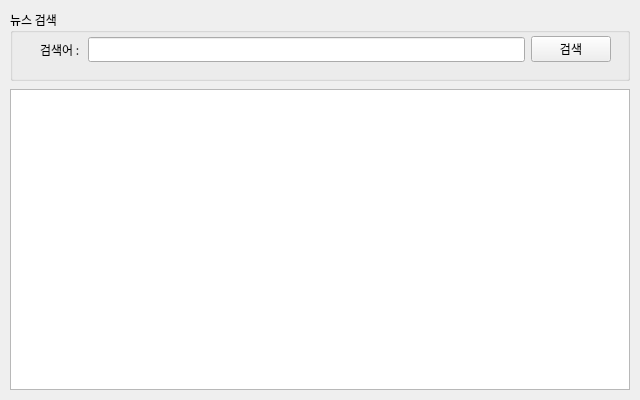
<?xml version="1.0" encoding="UTF-8"?>
<ui version="4.0">
 <class>FrmMain</class>
 <widget class="QWidget" name="FrmMain">
  <property name="windowModality">
   <enum>Qt::NonModal</enum>
  </property>
  <property name="enabled">
   <bool>true</bool>
  </property>
  <property name="geometry">
   <rect>
    <x>0</x>
    <y>0</y>
    <width>640</width>
    <height>400</height>
   </rect>
  </property>
  <property name="sizePolicy">
   <sizepolicy hsizetype="Fixed" vsizetype="Fixed">
    <horstretch>0</horstretch>
    <verstretch>0</verstretch>
   </sizepolicy>
  </property>
  <property name="minimumSize">
   <size>
    <width>640</width>
    <height>400</height>
   </size>
  </property>
  <property name="maximumSize">
   <size>
    <width>640</width>
    <height>400</height>
   </size>
  </property>
  <property name="font">
   <font>
    <family>나눔고딕</family>
   </font>
  </property>
  <property name="windowTitle">
   <string>네이버API 뉴스검색앱</string>
  </property>
  <widget class="QWidget" name="verticalLayoutWidget">
   <property name="geometry">
    <rect>
     <x>10</x>
     <y>10</y>
     <width>620</width>
     <height>71</height>
    </rect>
   </property>
   <layout class="QVBoxLayout" name="searchLayout">
    <item>
     <widget class="QGroupBox" name="groupBox">
      <property name="title">
       <string>뉴스 검색</string>
      </property>
      <widget class="QWidget" name="">
       <property name="geometry">
        <rect>
         <x>30</x>
         <y>24</y>
         <width>571</width>
         <height>31</height>
        </rect>
       </property>
       <layout class="QHBoxLayout" name="horizontalLayout">
        <item>
         <widget class="QLabel" name="label">
          <property name="text">
           <string>검색어 : </string>
          </property>
         </widget>
        </item>
        <item>
         <widget class="QLineEdit" name="txtSearch"/>
        </item>
        <item>
         <widget class="QPushButton" name="btnSearch">
          <property name="text">
           <string>검색</string>
          </property>
         </widget>
        </item>
       </layout>
      </widget>
     </widget>
    </item>
   </layout>
  </widget>
  <widget class="QWidget" name="verticalLayoutWidget_2">
   <property name="geometry">
    <rect>
     <x>10</x>
     <y>89</y>
     <width>620</width>
     <height>301</height>
    </rect>
   </property>
   <layout class="QVBoxLayout" name="resultLayout">
    <item>
     <widget class="QListView" name="lsvResult"/>
    </item>
   </layout>
  </widget>
 </widget>
 <resources/>
 <connections/>
</ui>
